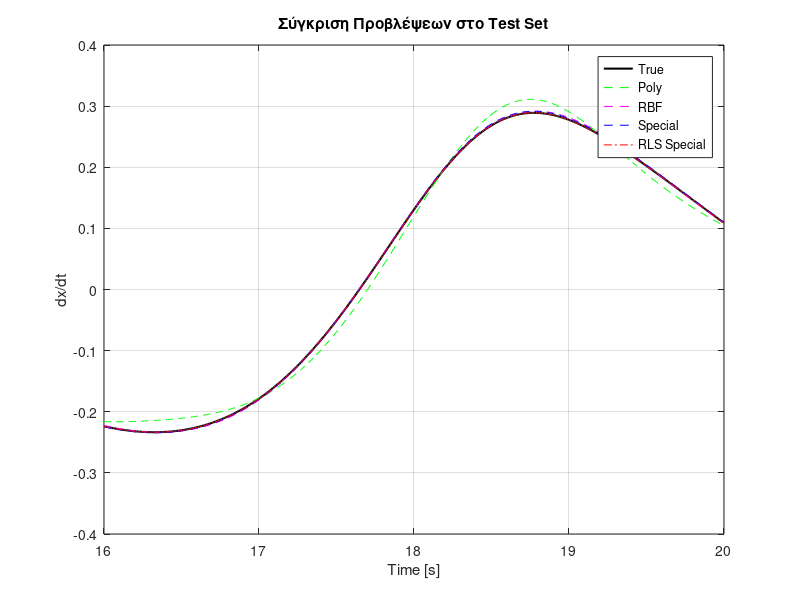
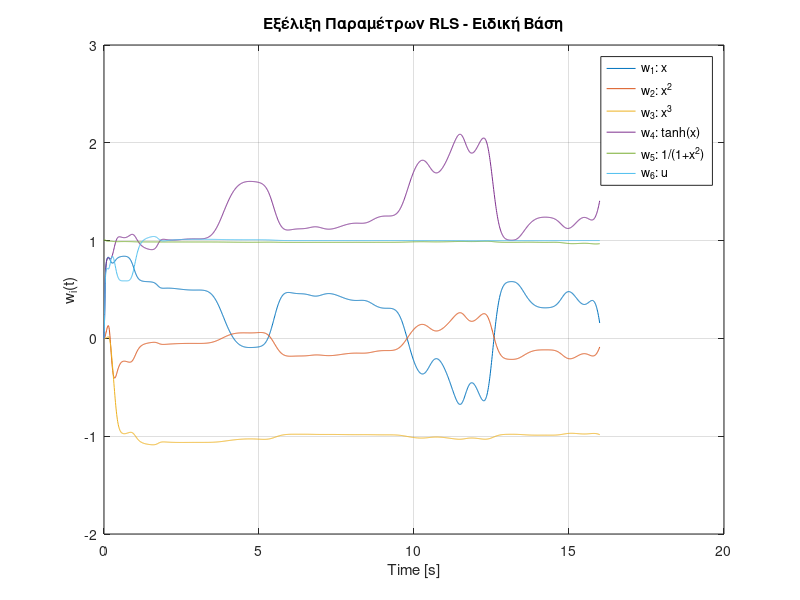

Source code (MATLAB) for these figures, in order:
% -------------------------------
% ΛΥΣΗ ΘΕΜΑΤΟΣ 2: Επιλογή Δομής και Αξιολόγηση Μοντέλου - MATLAB
% -------------------------------
% Περιλαμβάνει: Δημιουργία συνθετικών δεδομένων, ορισμό 3 μοντέλων,
% εκπαίδευση με Least Squares, εγκάρσια αξιολόγηση, και RLS σε ειδική βάση
% -------------------------------

% Ρυθμίσεις
T = 20; dt = 0.01; t = 0:dt:T; N = length(t);
theta1 = 1.5; theta2 = 1.0;
u = sin(t); x = zeros(1, N);

% Προσομοίωση συστήματος
for k = 1:N-1
    dx = -x(k)^3 + theta1 * tanh(x(k)) + theta2 / (1 + x(k)^2) + u(k);
    x(k+1) = x(k) + dx * dt;
end
dxdt = gradient(x, dt);

% Διαχωρισμός σε training/test
split_idx = floor(0.8 * N);
x_train = x(1:split_idx)'; u_train = u(1:split_idx)'; dxdt_train = dxdt(1:split_idx)';
x_test = x(split_idx+1:end)'; u_test = u(split_idx+1:end)'; dxdt_test = dxdt(split_idx+1:end)';

% -------------------------------
% Μοντέλο 1: Πολυωνυμικό (5ου βαθμού)
% -------------------------------
phi_poly_train = [x_train, x_train.^2, x_train.^3, x_train.^4, x_train.^5, u_train];
phi_poly_test = [x_test, x_test.^2, x_test.^3, x_test.^4, x_test.^5, u_test];
w_poly = phi_poly_train \ dxdt_train;
dxdt_poly = phi_poly_test * w_poly;
rmse_poly = sqrt(mean((dxdt_test - dxdt_poly).^2));

% -------------------------------
% Μοντέλο 2: RBF (7 βάσεις)
% -------------------------------
N_centers = 7; centers = linspace(min(x), max(x), N_centers); sigma = 0.5;
phi_rbf_train = exp(-(x_train - centers).^2 / (2 * sigma^2));
phi_rbf_test = exp(-(x_test - centers).^2 / (2 * sigma^2));
phi_rbf_train_full = [phi_rbf_train, u_train];
phi_rbf_test_full = [phi_rbf_test, u_test];
w_rbf = phi_rbf_train_full \ dxdt_train;
dxdt_rbf = phi_rbf_test_full * w_rbf;
rmse_rbf = sqrt(mean((dxdt_test - dxdt_rbf).^2));

% -------------------------------
% Μοντέλο 3: Ειδική βάση
% -------------------------------
phi_spec_train = [x_train, x_train.^2, x_train.^3, tanh(x_train), 1./(1+x_train.^2), u_train];
phi_spec_test = [x_test, x_test.^2, x_test.^3, tanh(x_test), 1./(1+x_test.^2), u_test];
w_spec = phi_spec_train \ dxdt_train;
dxdt_spec = phi_spec_test * w_spec;
rmse_spec = sqrt(mean((dxdt_test - dxdt_spec).^2));

% -------------------------------
% RLS στην ειδική βάση
% -------------------------------
w_rls = zeros(size(phi_spec_train,2),1); P = 1000*eye(size(phi_spec_train,2)); lambda = 0.99;
dxdt_rls_train = zeros(split_idx,1); w_hist = zeros(split_idx,length(w_rls));

for i = 1:split_idx
    phi_i = phi_spec_train(i,:)'; y_i = dxdt_train(i);
    K = (P*phi_i)/(lambda + phi_i'*P*phi_i);
    w_rls = w_rls + K*(y_i - phi_i'*w_rls);
    P = (P - K*phi_i'*P)/lambda;
    w_hist(i,:) = w_rls';
    dxdt_rls_train(i) = phi_i'*w_rls;
end

% Τελική πρόβλεψη με RLS
phi_spec_test = [x_test, x_test.^2, x_test.^3, tanh(x_test), 1./(1+x_test.^2), u_test];
dxdt_rls_test = phi_spec_test * w_rls;
rmse_rls = sqrt(mean((dxdt_test - dxdt_rls_test).^2));

% -------------------------------
% Αποτελέσματα
% -------------------------------
fprintf('\n--- RMSE Αποτελέσματα (Test Set) ---\n');
fprintf('Πολυωνυμικό:    %.5f\n', rmse_poly);
fprintf('RBF:            %.5f\n', rmse_rbf);
fprintf('Ειδική βάση:    %.5f\n', rmse_spec);
fprintf('RLS (Ειδική):   %.5f\n', rmse_rls);

% -------------------------------
% Γραφήματα
% -------------------------------
figure;
plot(t(split_idx+1:end), dxdt_test, 'k', 'LineWidth', 1.5); hold on;
plot(t(split_idx+1:end), dxdt_poly, 'g--');
plot(t(split_idx+1:end), dxdt_rbf, 'm--');
plot(t(split_idx+1:end), dxdt_spec, 'b--');
plot(t(split_idx+1:end), dxdt_rls_test, 'r-.');
legend('True', 'Poly', 'RBF', 'Special', 'RLS Special');
title('Σύγκριση Προβλέψεων στο Test Set'); xlabel('Time [s]'); ylabel('dx/dt'); grid on;

figure;
plot(t(1:split_idx), w_hist);
title('Εξέλιξη Παραμέτρων RLS - Ειδική Βάση'); xlabel('Time [s]'); ylabel('w_i(t)'); grid on;
legend({'w_1: x', 'w_2: x^2', 'w_3: x^3', 'w_4: tanh(x)', 'w_5: 1/(1+x^2)', 'w_6: u'}, 'Location', 'best');